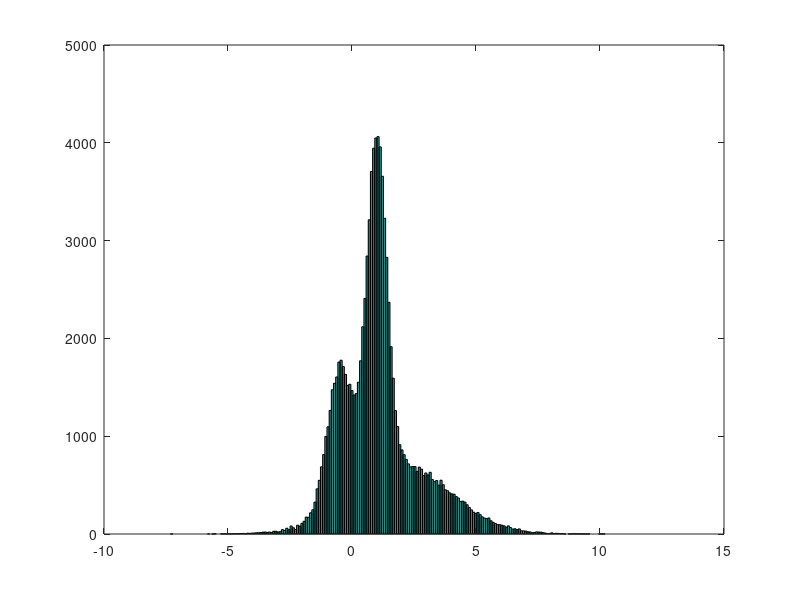

MATLAB code for this plot:
%mixturefin.m
p = [0.2, 0.4, 0.4];
mu = [-0.5, 1, 2];
sigma = [0.5, 0.4, 2];
N = 10^5
[dummy,t]=histc(rand(1,N),[0,cumsum(p)]); % draw from p
x = randn(1,N).*sigma(t) + mu(t);    % draw a normal r.v.      
hist(x,200)                          % make a histogram of the data

